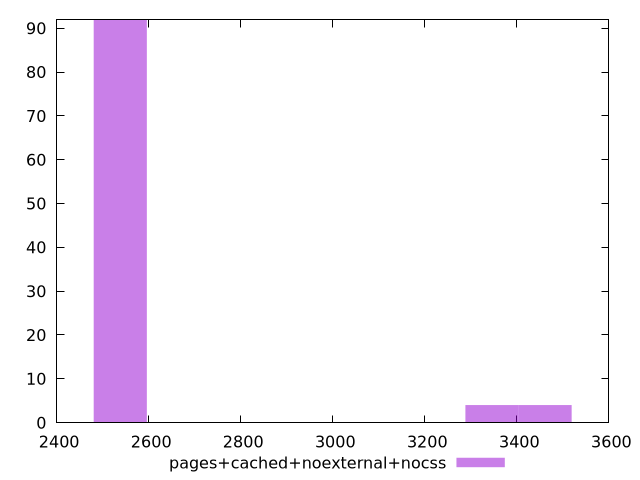

Recreate this plot in gnuplot.
$_pagesCachedNoexternalNocss <<EOF
2538.351532387093 92
3461.388453255127 4
3346.0088381466226 4
EOF
set key outside below
set terminal pngcairo
set output "report_00004_2020-11-02T20-21-41.718Z/largest-contentful-paint/pages+cached+noexternal+nocss//raw_hist.png"
set yrange [0:92]
set boxwidth 115.37961510850423
set style fill transparent solid 0.5 noborder
plot $_pagesCachedNoexternalNocss title "pages+cached+noexternal+nocss" with boxes ,
